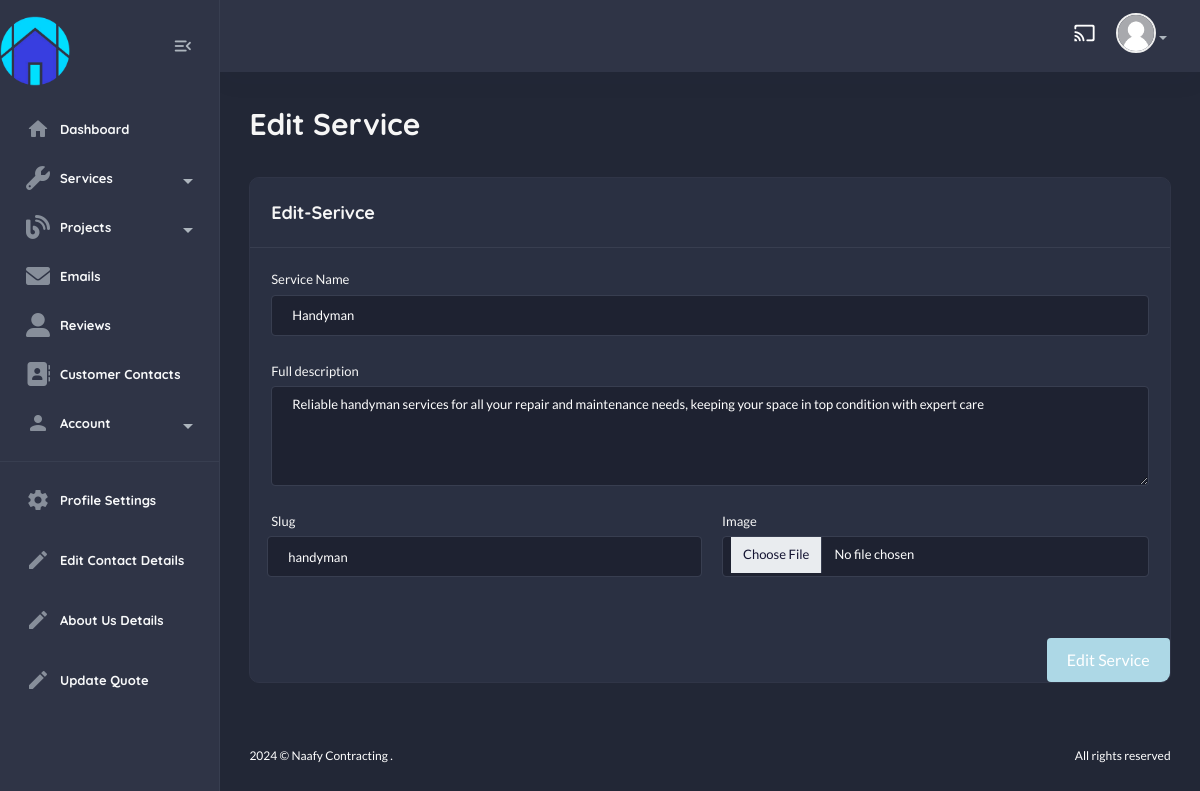
The app's page /useradmin/handyman/edit-service/ with its own data.
### services/models.py (models this page shows, shortened)
class Service(models.Model):
    name = models.CharField(max_length=100)
    description = models.TextField()
    slug = models.SlugField(unique=True, blank=True)
    image = models.ImageField(upload_to="services/", default="service.jpg")
    class Meta:
        verbose_name_plural = "Services"

### useradmin/views.py (the view)
# urls.py: path("<slug:slug>/edit-service/", views.edit_service_view, name="edit-service"),
def edit_service_view(request ,slug):
    service = Service.objects.get(slug=slug)
    if request.method == "POST":
        form = ServiceForm(request.POST, request.FILES, instance=service)
        if form.is_valid():
            form.save()
            messages.success(request, "Service Editied Sucessfully!")
            return redirect("useradmin:service-list")
    else:
        form = ServiceForm(instance=service)
    context = {
        "form" : form,
        "service" : service
    }
    return render(request, "useradmin/edit-service.html", context)

### home/context_processors.py (called while the page is built)
def default(request):
    contact_details = ContactDetails.objects.first()
    return {
        "contact_details" : contact_details,
    }

### templates/useradmin/edit-service.html (shortened to what this page needs)
{% extends "useradmin/base.html" %}
    {% load static %}
        {% block content %}
            <section class="content-main">
                <form method="POST" enctype="multipart/form-data">
                    <div class="row">
                        <div class="col-12">
                            <div class="content-header">
                                <h2 class="content-title">Edit Service</h2>
                            </div>
                        </div>
                        <div class="col-lg-12">
                            <div class="card mb-4">
                                <div class="card-header">
                                    <h4>Edit-Serivce</h4>
                                </div>
                                <div class="card-body">
                                    <div class="mb-4">
                                        <label for="product_name" class="form-label">Service Name</label>
                                        {{form.name}}
                                    </div>
                                    <div class="mb-4">
                                        <label class="form-label">Full description</label>
                                        {{form.description}}
                                    </div>
                                    <div class="row">
                                        <div class="col-lg-6">
                                            <div class="mb-4">
                                                <label class="form-label">Slug</label>
                                                <div class="row gx-2">
                                                    {{form.slug}}
                                                </div>
                                            </div>
                                        </div>
                                        <div class="col-lg-6">
                                            <div class="mb-4">
                                                <label class="form-label">Image</label>
                                                {{form.image}}
                                            </div>
                                        </div>
                                    </div>
                                </div>
                                <div class="text-end">
                                    <button class="btn button-hover-effect mt-3 rounded" type="submit">Edit Service</button>
                                </div>
                            </div>
                        </div>
                    </div>
                </form>
            </section>
{% endblock %}

### static/assets1/css/main.css (style rules this page uses)
html, body, div, span, applet, object, iframe, h1, h2, h3, h4, h5, h6, p, blockquote, pre, a, abbr, acronym, address, big, cite, code, del, dfn, em, img, ins, kbd, q, s, samp, small, strike, strong, sub, sup, tt, var, b, u, i, center, dl, dt, dd, ol, ul, li, fieldset, form, label, legend, table, caption, tbody, tfoot, thead, tr, th, td, article, aside, canvas, details, embed, figure, figcaption, footer, header, hgroup, menu, nav, output, ruby, section, summary, time, mark, audio, video { margin: 0; padding: 0; border: 0; font-size: 100%; font: inherit; vertical-align: baseline; }
article, aside, details, figcaption, figure, footer, header, hgroup, menu, nav, section { display: block; }
body { line-height: 1; }
::placeholder { color: #838383; }
body { font-family: "Lato", sans-serif; font-size: 14px; font-style: normal; font-weight: 400; line-height: 1.5; color: #4f5d77; }
h1, h2, h3, h4, h5, h6 { font-family: "Quicksand", sans-serif; color: #495057; font-weight: 800; line-height: 1.5; }
h2 { font-size: 30px; }
h4 { font-size: 18px; }
a, button { text-decoration: none; cursor: pointer; }
.btn { display: -webkit-inline-box; display: -ms-inline-flexbox; display: inline-flex; -webkit-box-align: center; -ms-flex-align: center; align-items: center; -ms-flex-line-pack: center; align-content: center; }
.rounded { border-radius: 4px !important; }
.form-control, .form-select { background-color: #f4f5f9; border: 2px solid #f4f5f9; font-size: 13px; -webkit-box-shadow: none; box-shadow: none; padding-left: 20px; color: #4f5d77; width: 100%; border-radius: 4px; height: 41px; }
.form-label { font-size: 13px; }
textarea.form-control { min-height: 100px; border-radius: 4px; }
.card { margin-bottom: 24px; -webkit-box-shadow: none; box-shadow: none; border: 1px solid #eee; border-radius: 10px; -webkit-transition-duration: 0.3s; transition-duration: 0.3s; overflow: hidden; }
body { position: relative; min-height: 100vh; overflow-x: hidden; }
.main-wrap .content-main { min-height: calc(100vh - 110px); }
.content-main { padding: 30px 3%; margin-left: auto; margin-right: auto; background-color: #f8f9fa; }
.content-header { display: -webkit-box; display: -ms-flexbox; display: flex; -webkit-box-align: center; -ms-flex-align: center; align-items: center; -webkit-box-pack: justify; -ms-flex-pack: justify; justify-content: space-between; margin-bottom: 30px; }
.content-header .content-title { margin-bottom: 0; }
body.dark { background-color: #222736; color: #fff; }
body.dark .content-main { background-color: #222736; color: #f6f6f6; }
body.dark h1, body.dark h2, body.dark h3, body.dark h4, body.dark h5, body.dark h6 { color: #f6f6f6; }
body.dark .card, body.dark .card-header { background-color: #2a3042; }
body.dark .card { border: 1px solid #303547; }
body.dark .card-header { border-color: #383e50; }
body.dark .form-control, body.dark .form-select { background-color: #1e2231; border-color: #383e50; color: #fff; }
body.dark .btn { color: white; }
body.dark .form-control, body.dark .form-select { border: 1px solid #383e50; }

### static/css/custom.css (style rules this page uses)
.button-hover-effect { background-color: #ADD8E6; border: none; color: white; padding: 10px 20px; font-size: 16px; cursor: pointer; transition: background-color 0.4s ease-in-out, transform 0.3s ease; position: relative; overflow: hidden; }
.button-hover-effect::before { content: ''; position: absolute; top: 0; left: -100%; width: 100%; height: 100%; background-color: #6F9ACB; transition: left 0.4s ease; z-index: -1; }

### records on screen
Service: name "Handyman", description "Reliable handyman services for all your repair and maintenance needs, keeping your space in top condition with expert care", slug "handyman"
